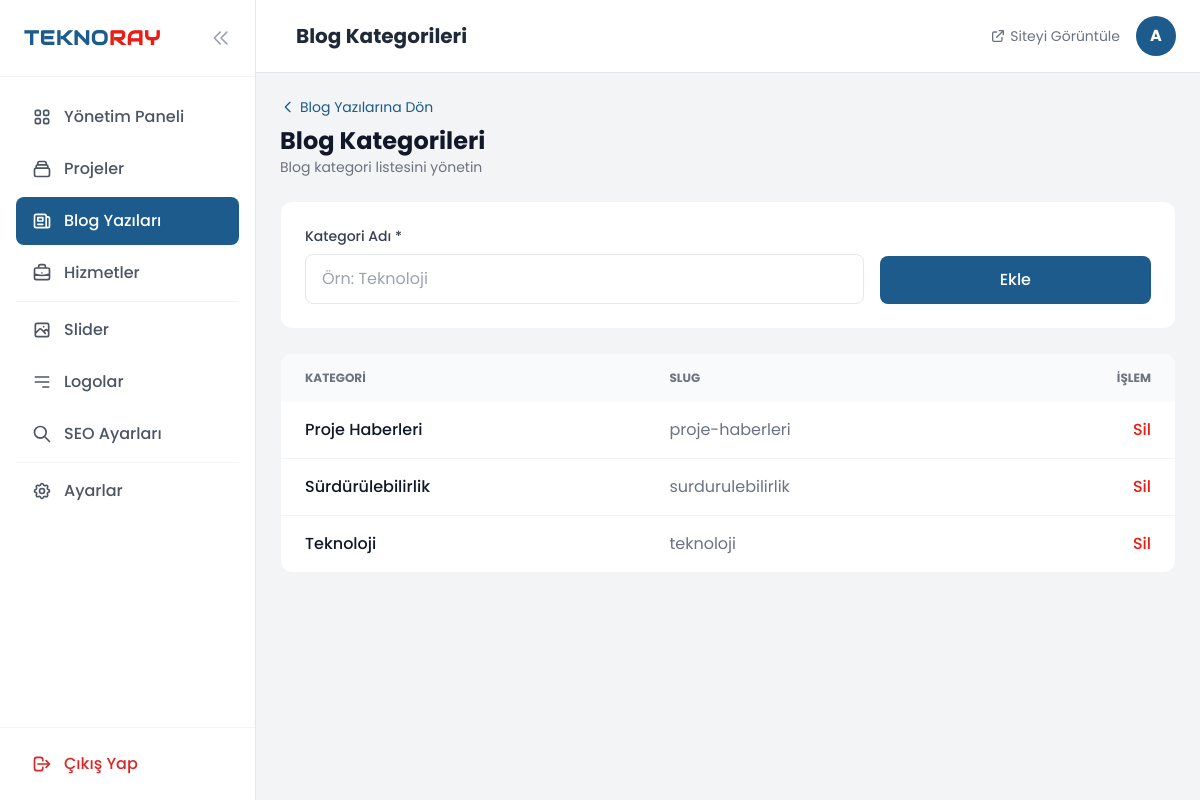
/yonetim/blog/kategoriler (signed in), run on the app's committed database.
### tables this page shows
CREATE TABLE blog_categories (
    id INT AUTO_INCREMENT PRIMARY KEY,
    name VARCHAR(150) NOT NULL,
    slug VARCHAR(180) UNIQUE NOT NULL,
    created_at TIMESTAMP DEFAULT CURRENT_TIMESTAMP,
    updated_at TIMESTAMP DEFAULT CURRENT_TIMESTAMP ON UPDATE CURRENT_TIMESTAMP,
    INDEX idx_slug (slug)
);

### src/Controllers/AdminController.php (called while the page is built, shortened)
<?php
class AdminController
{
    private function renderAdmin(string $view, array $data = [])
    {
        $data['layout'] = 'admin';
        return View::render($view, $data);
    }
    public function blogCategories()
    {
        return $this->renderAdmin('admin/blog/categories', [
            'title' => 'Blog Kategorileri',
            'pageTitle' => 'Blog Kategorileri',
            'activeMenu' => 'blog',
            'categories' => \App\Models\BlogCategory::all()
        ]);
    }
}

### src/Core/Router.php (called while the page is built, shortened)
<?php
class Router
{
    public function resolve()
    {
        $path = $_SERVER['REQUEST_URI'] ?? '/';
        $scriptDir = rtrim(dirname($_SERVER['SCRIPT_NAME']), '/');
        $position = strpos($path, '?');
        $redirectPatterns = [
            '#^/projects/([a-z0-9-]+)$#' => '/projeler/$1',
            '#^/admin/projects/edit/(\d+)$#' => '/yonetim/projeler/duzenle/$1',
            '#^/admin/projects/update/(\d+)$#' => '/yonetim/projeler/guncelle/$1',
            '#^/admin/projects/delete/(\d+)$#' => '/yonetim/projeler/sil/$1',
            '#^/admin/blog/edit/(\d+)$#' => '/yonetim/blog/duzenle/$1',
            '#^/admin/blog/update/(\d+)$#' => '/yonetim/blog/guncelle/$1',
            '#^/admin/blog/delete/(\d+)$#' => '/yonetim/blog/sil/$1',
        ];
        foreach ($routes as $pattern => $handler) {
            if ($pattern === $path) {
                $controller = new $handler[0]();
                return $controller->{$handler[1]}();
            }
        }
        return "404 - Sayfa Bulunamadı";
    }
}

### public/index.php (called while the page is built, shortened)
<?php
require_once __DIR__ . '/../src/Autoloader.php';
$app = new App();
$app->run();

### config/config.php (called while the page is built)
<?php
return [
    'database' => [
        'host' => 'localhost',
        'database' => 'teknoray_cms',
        'username' => 'root',
        'password' => '',
        'charset' => 'utf8mb4',
    ],
    'app' => [
        'url' => 'http://localhost',
        'name' => 'TeknoRay CMS',
    ],
];

### src/Core/Database.php (called while the page is built, shortened)
<?php
class Database
{
    private static ?Database $instance = null;
    private PDO $pdo;
    private function __construct()
    {
        $config = require __DIR__ . '/../../config/config.php';
        $dbConfig = $config['database'];
        $dsn = sprintf(
            "mysql:host=%s;dbname=%s;charset=%s",
            $dbConfig['host'],
            $dbConfig['database'],
            $dbConfig['charset']
        );
        $options = [
            PDO::ATTR_ERRMODE => PDO::ERRMODE_EXCEPTION,
            PDO::ATTR_DEFAULT_FETCH_MODE => PDO::FETCH_ASSOC,
            PDO::ATTR_EMULATE_PREPARES => false,
        ];
        try {
            $this->pdo = new PDO($dsn, $dbConfig['username'], $dbConfig['password'], $options);
            $this->pdo->exec("SET NAMES utf8mb4 COLLATE utf8mb4_turkish_ci");
        } catch (PDOException $e) {
            error_log("Database connection failed: " . $e->getMessage());
            $isLocal = (($_ENV['APP_ENV'] ?? '') === 'local');
            if ($isLocal) {
                die("Database connection failed: " . $e->getMessage());
            }
            die('Database connection failed');
        }
    }
    public static function getInstance(): Database
    {
        if (self::$instance === null) {
            self::$instance = new Database();
        }
        return self::$instance;
    }
    public function getConnection(): PDO
    {
        return $this->pdo;
    }
    public static function query(string $sql, array $params = []): \PDOStatement
    {
        try {
            $stmt = self::getInstance()->getConnection()->prepare($sql);
            $stmt->execute($params);
            return $stmt;
        } catch (PDOException $e) {
            error_log("Database Query Error: " . $e->getMessage() . " | SQL: " . $sql);
            $isLocal = (($_ENV['APP_ENV'] ?? '') === 'local');
            if ($isLocal) {
                throw new \RuntimeException("Database query failed: " . $e->getMessage());
            }
            throw new \RuntimeException('Database query failed');
        }
    }
    public static function fetchAll(string $sql, array $params = []): array
    {
        return self::query($sql, $params)->fetchAll();
    }
}

### src/Models/BlogCategory.php (called while the page is built, shortened)
<?php
class BlogCategory extends Model
{
    public static function all(): array
    {
        try {
            return Database::fetchAll("SELECT * FROM blog_categories ORDER BY name");
        } catch (\Throwable $e) {
            return static::getMockData();
        }
    }
}

### src/Autoloader.php (called while the page is built, shortened)
<?php
spl_autoload_register(function ($class) {
    $prefix = 'App\\';
    $base_dir = __DIR__ . '/';
    $len = strlen($prefix);
    $relative_class = substr($class, $len);
    $file = $base_dir . str_replace('\\', '/', $relative_class) . '.php';
});

### views/admin/blog/categories.php (the view, shortened to what this page needs)
<div class="max-w-4xl mx-auto space-y-6">
    <div class="flex items-center justify-between">
        <div>
            <a href="/yonetim/blog" class="text-brand-blue hover:underline text-sm flex items-center gap-1 mb-2">
                <svg class="w-4 h-4" fill="none" stroke="currentColor" viewBox="0 0 24 24">
                    <path stroke-linecap="round" stroke-linejoin="round" stroke-width="2" d="M15 19l-7-7 7-7"></path>
                </svg>
                Blog Yazılarına Dön
            </a>
            <h2 class="text-2xl font-bold text-gray-900">Blog Kategorileri</h2>
            <p class="text-gray-500 text-sm">Blog kategori listesini yönetin</p>
        </div>
    </div>
    <div class="bg-white rounded-xl border border-gray-100 p-6">
        <form action="/yonetim/blog/kategoriler/kaydet" method="POST" class="grid grid-cols-1 md:grid-cols-3 gap-4 items-end">
            <div class="md:col-span-2">
                <label class="block text-sm font-medium text-gray-700 mb-2">Kategori Adı *</label>
                <input type="text" name="name" required
                    class="w-full px-4 py-3 border border-gray-200 rounded-lg focus:border-brand-blue outline-none"
                    placeholder="Örn: Teknoloji">
            </div>
            <div>
                <button type="submit"
                    class="w-full px-4 py-3 bg-brand-blue text-white rounded-lg font-medium hover:bg-blue-700 transition-colors">Ekle</button>
            </div>
        </form>
    </div>
    <div class="bg-white rounded-xl border border-gray-100 overflow-hidden">
        <table class="w-full">
            <thead class="bg-gray-50 text-xs uppercase text-gray-500">
                <tr>
                    <th class="px-6 py-4 text-left">Kategori</th>
                    <th class="px-6 py-4 text-left">Slug</th>
                    <th class="px-6 py-4 text-right">İşlem</th>
                </tr>
            </thead>
            <tbody class="divide-y divide-gray-100">
                <?php foreach (($categories ?? []) as $cat): ?>
                    <tr class="hover:bg-gray-50">
                        <td class="px-6 py-4 font-medium text-gray-900"><?= htmlspecialchars($cat['name']) ?></td>
                        <td class="px-6 py-4 text-gray-500"><?= htmlspecialchars($cat['slug'] ?? '') ?></td>
                        <td class="px-6 py-4 text-right">
                            <form action="/yonetim/blog/kategoriler/sil/<?= (int) $cat['id'] ?>" method="POST" onsubmit="return confirm('Bu kategoriyi silmek istediğinizden emin misiniz?')" class="inline">
                                <button type="submit" class="text-brand-red font-medium hover:underline">Sil</button>
                            </form>
                        </td>
                    </tr>
                <?php endforeach; ?>
            </tbody>
        </table>
    </div>
</div>

### data on the page
blog_categories: name "Proje Haberleri", slug "proje-haberleri"
blog_categories: name "Sürdürülebilirlik", slug "surdurulebilirlik"
blog_categories: name "Teknoloji", slug "teknoloji"

### other printed values
$pageTitle "Blog Kategorileri"
